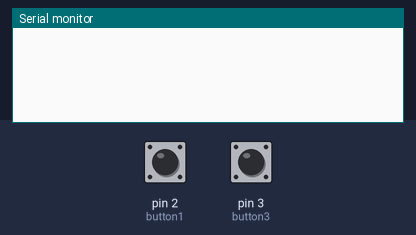
A sketch run on a simulated Arduino Uno, built with avr-gcc and run on an emulated ATmega328P. Shown: the last lines printed to the serial monitor. The test bench sets the inputs (shaded band); at power-on: pin 2 (button1) HIGH, pin 3 (button3) HIGH.

Above: at 1.2 s.
1.3 s: pin 2 (button1) pulled LOW for 0.15 s
At 2.3 s:
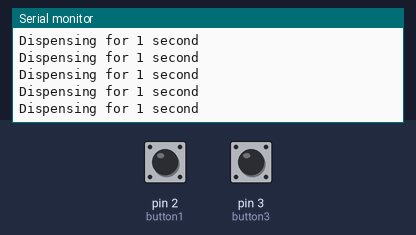
2.9 s: pin 3 (button3) pulled LOW for 0.15 s
At 3.7 s:
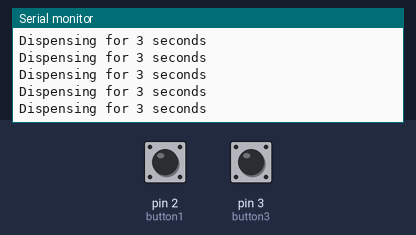
4.5 s: pin 2 (button1) driven LOW and pin 3 (button3) driven LOW
At 5.5 s:
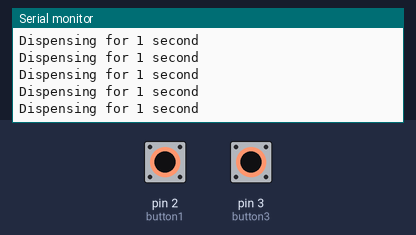
7.5 s: pin 2 (button1) driven HIGH
At 8.3 s:
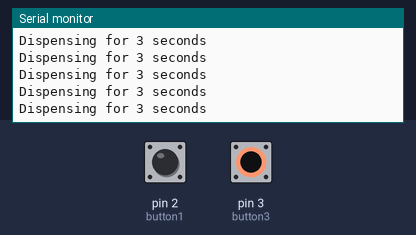
10.5 s: pin 2 (button1) driven LOW
At 11.5 s:
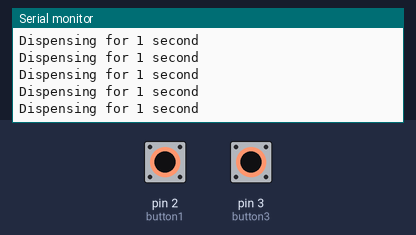
13.5 s: pin 2 (button1) driven HIGH
At 14.0 s:
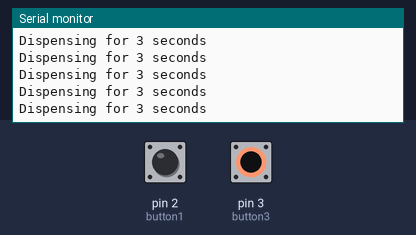

Measured:
- after the input at 1.3 s, the serial monitor: prints a new line at once (image 1)
- after the input at 2.9 s, the serial monitor: prints a new line at once (image 2)

The sketch:

ButtonInput.ino
```cpp
int button1 = 2;
int button2 = 2;
int button3 = 3;

void setup() {
  // put your setup code here, to run once:
  Serial.begin(9600);
  pinMode(button1, INPUT_PULLUP);
  pinMode(button2, INPUT_PULLUP);
  pinMode(button3, INPUT_PULLUP);

}

void loop() {
  // put your main code here, to run repeatedly:

  if(digitalRead(button1) == LOW){
    Serial.println("Dispensing for 1 second");
  }
  else if(digitalRead(button2) == LOW){
    Serial.println("Dispensing for 2 seconds");
  }
  else if(digitalRead(button3) == LOW){
    Serial.println("Dispensing for 3 seconds");
  }

}
```
